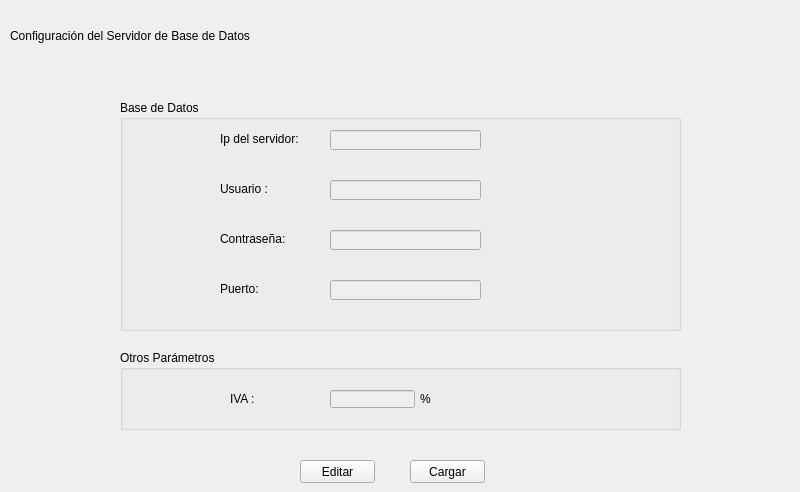
    <widget class="QWidget" name="page_8">
     <widget class="QLabel" name="label_18">
      <property name="geometry">
       <rect>
        <x>10</x>
        <y>20</y>
        <width>781</width>
        <height>31</height>
       </rect>
      </property>
      <property name="text">
       <string>Configuración del Servidor de Base de Datos</string>
      </property>
     </widget>
     <widget class="QGroupBox" name="groupBox_11">
      <property name="geometry">
       <rect>
        <x>120</x>
        <y>100</y>
        <width>561</width>
        <height>231</height>
       </rect>
      </property>
      <property name="title">
       <string>Base de Datos</string>
      </property>
      <widget class="QLabel" name="label_22">
       <property name="geometry">
        <rect>
         <x>100</x>
         <y>180</y>
         <width>51</width>
         <height>17</height>
        </rect>
       </property>
       <property name="text">
        <string>Puerto:</string>
       </property>
      </widget>
      <widget class="QLabel" name="label_20">
       <property name="geometry">
        <rect>
         <x>100</x>
         <y>80</y>
         <width>62</width>
         <height>17</height>
        </rect>
       </property>
       <property name="text">
        <string>Usuario :</string>
       </property>
      </widget>
      <widget class="QLineEdit" name="passw">
       <property name="enabled">
        <bool>false</bool>
       </property>
       <property name="geometry">
        <rect>
         <x>210</x>
         <y>130</y>
         <width>151</width>
         <height>20</height>
        </rect>
       </property>
       <property name="echoMode">
        <enum>QLineEdit::Password</enum>
       </property>
      </widget>
      <widget class="QLineEdit" name="usuario">
       <property name="enabled">
        <bool>false</bool>
       </property>
       <property name="geometry">
        <rect>
         <x>210</x>
         <y>80</y>
         <width>151</width>
         <height>20</height>
        </rect>
       </property>
      </widget>
      <widget class="QLabel" name="label_21">
       <property name="geometry">
        <rect>
         <x>100</x>
         <y>130</y>
         <width>84</width>
         <height>17</height>
        </rect>
       </property>
       <property name="text">
        <string>Contraseña:</string>
       </property>
      </widget>
      <widget class="QLineEdit" name="ip">
       <property name="enabled">
        <bool>false</bool>
       </property>
       <property name="geometry">
        <rect>
         <x>210</x>
         <y>30</y>
         <width>151</width>
         <height>20</height>
        </rect>
       </property>
      </widget>
      <widget class="QLabel" name="label_19">
       <property name="geometry">
        <rect>
         <x>100</x>
         <y>30</y>
         <width>98</width>
         <height>17</height>
        </rect>
       </property>
       <property name="text">
        <string>Ip del servidor:</string>
       </property>
      </widget>
      <widget class="QLineEdit" name="port">
       <property name="enabled">
        <bool>false</bool>
       </property>
       <property name="geometry">
        <rect>
         <x>210</x>
         <y>180</y>
         <width>151</width>
         <height>20</height>
        </rect>
       </property>
      </widget>
     </widget>
     <widget class="QGroupBox" name="groupBox_12">
      <property name="geometry">
       <rect>
        <x>120</x>
        <y>350</y>
        <width>561</width>
        <height>80</height>
       </rect>
      </property>
      <property name="title">
       <string>Otros Parámetros</string>
      </property>
      <widget class="QLabel" name="label_42">
       <property name="geometry">
        <rect>
         <x>110</x>
         <y>40</y>
         <width>27</width>
         <height>17</height>
        </rect>
       </property>
       <property name="text">
        <string>IVA :</string>
       </property>
      </widget>
      <widget class="QLabel" name="label_43">
       <property name="geometry">
        <rect>
         <x>300</x>
         <y>40</y>
         <width>16</width>
         <height>17</height>
        </rect>
       </property>
       <property name="text">
        <string>%</string>
       </property>
      </widget>
      <widget class="QLineEdit" name="lineEdit_7">
       <property name="enabled">
        <bool>false</bool>
       </property>
       <property name="geometry">
        <rect>
         <x>210</x>
         <y>40</y>
         <width>85</width>
         <height>18</height>
        </rect>
       </property>
      </widget>
     </widget>
     <widget class="QPushButton" name="cargarconfig">
      <property name="geometry">
       <rect>
        <x>410</x>
        <y>460</y>
        <width>75</width>
        <height>23</height>
       </rect>
      </property>
      <property name="text">
       <string>Cargar</string>
      </property>
     </widget>
     <widget class="QPushButton" name="editconfig">
      <property name="geometry">
       <rect>
        <x>300</x>
        <y>460</y>
        <width>75</width>
        <height>23</height>
       </rect>
      </property>
      <property name="text">
       <string>Editar</string>
      </property>
      <property name="checkable">
       <bool>true</bool>
      </property>
     </widget>
    </widget>
